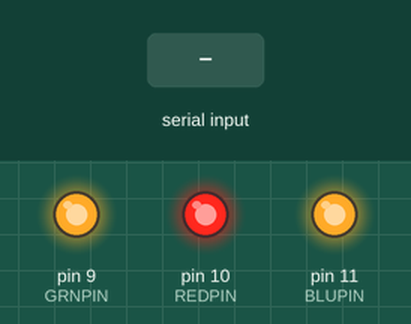
This sketch was run on a simulated Arduino Uno, built with avr-gcc and run on an emulated ATmega328P. Parts: output pins drawn as LEDs (lit = HIGH). The inputs (shaded band) are chosen by the test bench.

Above: at 1.2 s.
1.3 s: "90,45,200\n" received over Serial
At 1.7 s:
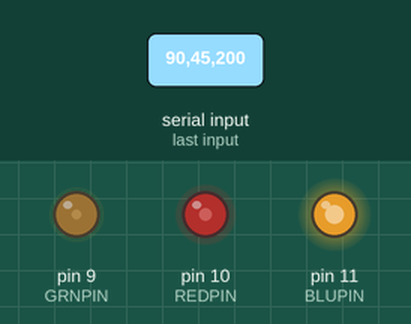
2.8 s: "30,150,10\n" received over Serial
At 4.0 s:
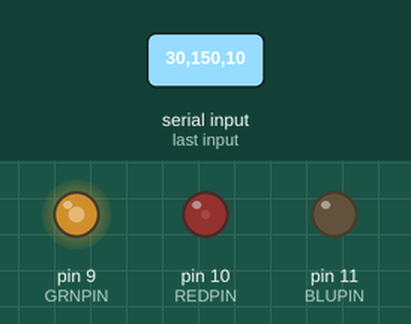
4.3 s: "90,45\n" received over Serial
At 5.2 s:
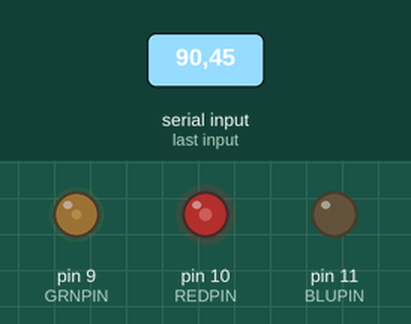
5.8 s: "0\n" received over Serial
At 6.3 s:
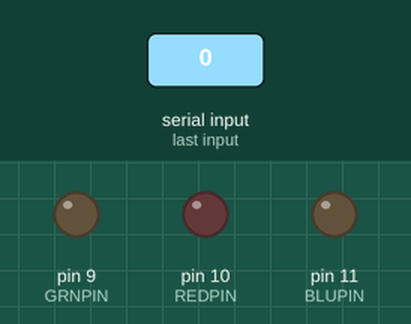
7.3 s: "5\n" received over Serial
At 8.5 s:
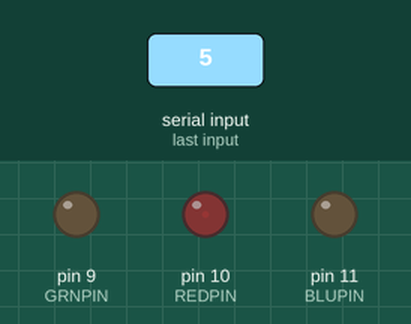
8.8 s: "90\n" received over Serial
At 9.8 s:
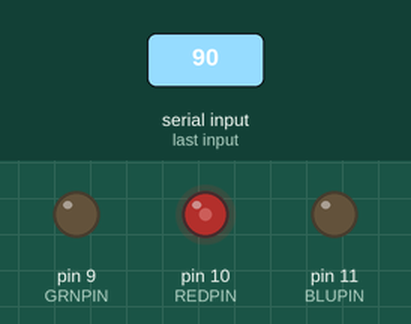
Timing chart, 0 to 11.3 s (numbered marks = the images above; inputs shaded):
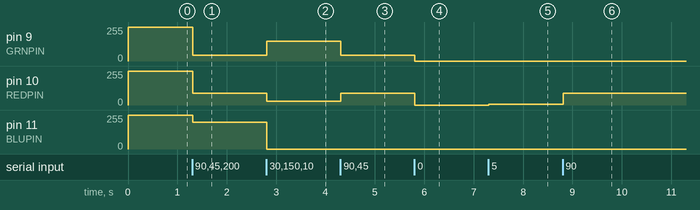

The sketch:

ledlights.ino
```cpp
//define LED pins
const short BLUPIN=11;
const short REDPIN=10;
const short GRNPIN=9;

void setup(){
  //set pins to output mode
  pinMode(REDPIN,OUTPUT);
  pinMode(GRNPIN,OUTPUT);
  pinMode(BLUPIN,OUTPUT);
  //start communication with wifi board
  Serial.begin(115200);
  Serial.setTimeout(10);

}

void loop() {
  static float R=0;
  static float G=0;
  static float B=0;
  static int targetR = 255;
  static int targetG = 255;
  static int targetB = 255;
  static long targetTime = millis();
  static float deltaR = 0;//255.0/10000.0;
  static float deltaG = 0;//255.0/10000.0;
  static float deltaB = 0;//255.0/10000.0;
  static float lastChange = millis();
  if (Serial.available()){
    String command = Serial.readString();
    targetR = max(0,min(255,command.substring(0,3).toInt()));
    targetG = max(0,min(255,command.substring(3,6).toInt()));
    targetB = max(0,min(255,command.substring(6,9).toInt()));
    long targetMillis = command.substring(9).toInt();
    //Serial.flush();
    //Serial.println("I recieved "+command);
    if (targetMillis == 0){
      R=targetR;
      G=targetG;
      B=targetB;
      //Serial.println("Zeroh!");
      //Serial.println("R: "+String(R)+", G: "+String(G)+", B: "+String(B));
    }
    else
    {
      targetTime=millis()+targetMillis;
      //Serial.println(millis());
      //Serial.println(targetTime);
    }
  }
  if(millis() >= targetTime)
  {
    R=targetR;
    G=targetG;
    B=targetB;
  }
  else
  {
    R+=(targetR-R)/(targetTime-millis());
    G+=(targetG-G)/(targetTime-millis());
    B+=(targetB-B)/(targetTime-millis());
    //static long lastTime = millis();
    //if(millis()-lastTime>10)
    //{
      //Serial.println("R: "+String(R)+", G: "+String(G)+", B: "+String(B)+", "+millis()+", "+targetTime);

      //Serial.println("R: "+String((targetR-R)/(targetTime-millis()))+", G: "+String((targetG-G)/(targetTime-millis()))+", B: "+String((targetB-B)/(targetTime-millis())));
      //lastTime=millis();
    //}
  }

  analogWrite(REDPIN,R);
  analogWrite(GRNPIN,G);
  analogWrite(BLUPIN,B);
}
```

Measured:
- after the input at 1.3 s, pin 9 (GRNPIN): 255/255 → 45/255 at once; pin 10 (REDPIN): 255/255 → 90/255 at once; pin 11 (BLUPIN): 255/255 → 200/255 at once
- after the input at 2.8 s, pin 9 (GRNPIN): 45/255 → 150/255 at once; pin 10 (REDPIN): 90/255 → 30/255 at once; pin 11 (BLUPIN): 200/255 → 0/255 at once
- after the input at 4.3 s, pin 9 (GRNPIN): 150/255 → 45/255 at once; pin 10 (REDPIN): 30/255 → 90/255 at once
- after the input at 5.8 s, pin 9 (GRNPIN): 45/255 → 0/255 at once; pin 10 (REDPIN): 90/255 → 0/255 at once
- after the input at 7.3 s, pin 10 (REDPIN): 0/255 → 5/255 at once
- after the input at 8.8 s, pin 10 (REDPIN): 5/255 → 90/255 at once
